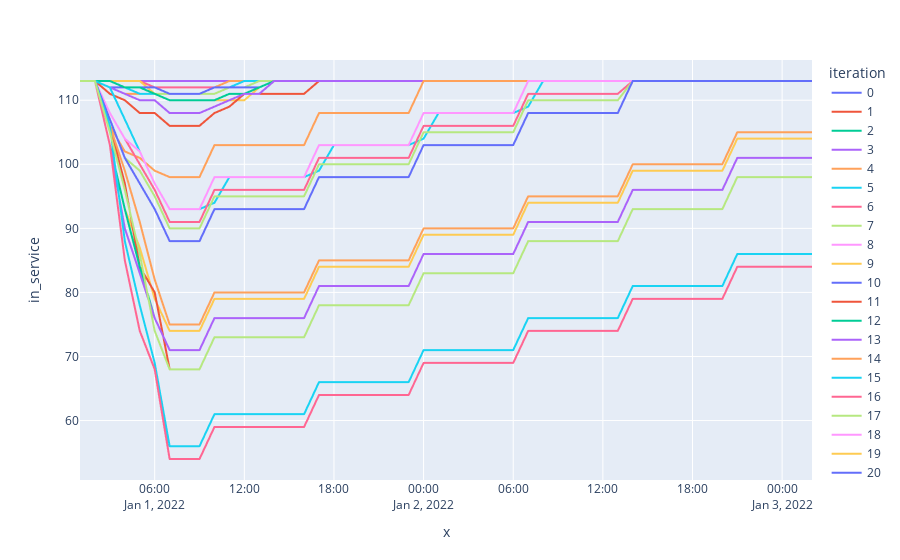

Notebook source saved alongside this figure:
### Markdown cell above
Using plotly it is possible to visulize the number of lines in service for each iteration.

### Code cell
import plotly.express as px

df_line = rx.utils.group_by(df, 'sum', 'iteration', 'field', 'type').loc[:,:,'line']
px.line(rx.utils.invert(df_line), x=rx.utils.invert(df_line).index, y = 'in_service', color = 'iteration')
